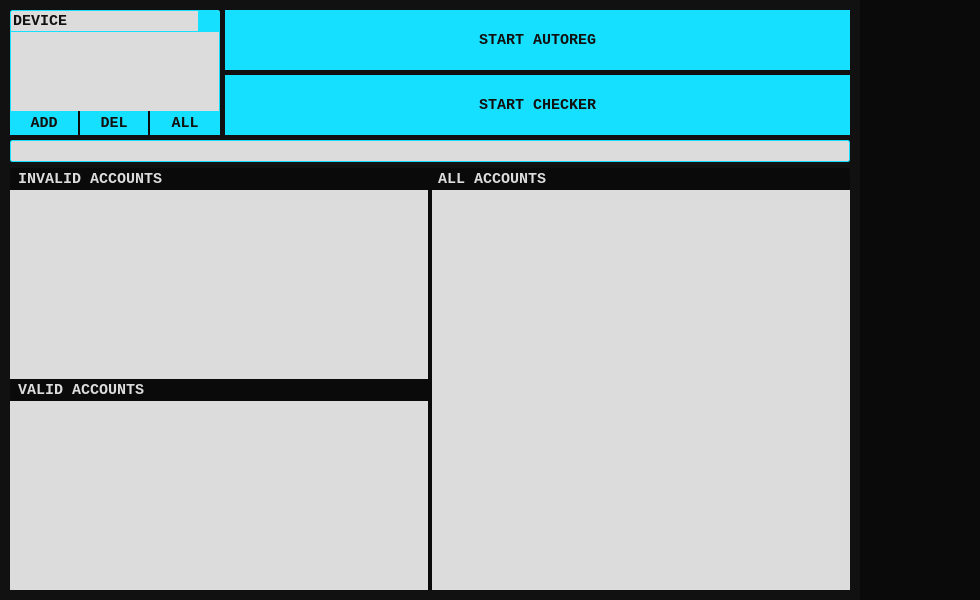
<?xml version="1.0" encoding="UTF-8"?>
<ui version="4.0">
 <class>MainWindow</class>
 <widget class="QMainWindow" name="MainWindow">
  <property name="geometry">
   <rect>
    <x>0</x>
    <y>0</y>
    <width>980</width>
    <height>600</height>
   </rect>
  </property>
  <property name="minimumSize">
   <size>
    <width>980</width>
    <height>600</height>
   </size>
  </property>
  <property name="maximumSize">
   <size>
    <width>980</width>
    <height>600</height>
   </size>
  </property>
  <property name="mouseTracking">
   <bool>false</bool>
  </property>
  <property name="windowTitle">
   <string>SpectralX</string>
  </property>
  <property name="windowIcon">
   <iconset>
    <normaloff>:/images/icons/account.png</normaloff>:/images/icons/account.png</iconset>
  </property>
  <property name="styleSheet">
   <string notr="true">* {
	font-family: Consolas;
	font-weight: bold;
	color: #dcdcdc;
	font-size: 15px;
}

QMainWindow, QWidget {
	background-color: #111111;
}

QPushButton {
    background-color: #16e0ff;
    color: #111111;
	border: none;
    outline: 0;
}

QPushButton:hover {
    background-color: #00b3b3;
}

QPushButton:pressed {
    background-color: #008080;
}

QSlider::groove:horizontal {
    border: none;
    height: 4px;
    background-color: #dcdcdc;
    border-radius: 2px;
}

QSlider::handle:horizontal {
    background-color: #16e0ff;
    border: none;
    width: 12px;
    height: 12px;
    margin: -4px 0;
    border-radius: 2px;
}

QSlider::sub-page:horizontal {
    background-color: #16e0ff;
    border: none;
    border-radius: 3px;
}

QCheckBox::indicator {
    width: 12px;
    height: 12px;
    background-color: #16E0FF;
}

QCheckBox::indicator:checked {
    background-color: #16E0FF;
    border: 1px solid #16E0FF;
}

QCheckBox::indicator:unchecked {
    background-color: #dcdcdc;
    border: 1px solid #16E0FF;
}

QTextEdit, QLineEdit {
	background-color: #dcdcdc;
	font-size: 18px;
	border: none;
	color: #111111;
}

QLineEdit {
	font-size: 15px;
}

QScrollBar:vertical {
    border: none;
    background: #dcdcdc;
    width: 15px;
    margin: 15px 0 15px 0;
}
    
QScrollBar::handle:vertical {
    background: #16e0ff;
    min-height: 20px;
}
    
QScrollBar::add-line:vertical,
QScrollBar::sub-line:vertical {
    background: #dcdcdc;
}
    
QScrollBar::add-page:vertical,
QScrollBar::sub-page:vertical {
	background: #dcdcdc;
}

QLineEdit:hover {
    border: 1px solid #16E0FF;
}

QLineEdit:focus {
    border: 1px solid #16E0FF;
    outline: none;
}

QProgressBar {
    border: 1px solid #16E0FF;
    border-radius: 2px;
    background-color: #dcdcdc;
	color: transparent;
}

QProgressBar::chunk {
    background-color: #16E0FF;
    border-radius: 2px;
}

QComboBox {
    border: 1px solid #16E0FF;
    border-top-right-radius: 2px;
	border-top-left-radius: 2px;
    padding: 2px;
    background-color: #dcdcdc;
    color: #111111;
}

QComboBox:hover {
    border: 1px solid #16E0FF;
}

QComboBox::drop-down {
    subcontrol-origin: padding;
    subcontrol-position: right;
    width: 20px;
    border-left: 1px solid #16E0FF;
    border-top-right-radius: 2px;
    background: #16E0FF;
}

QComboBox::down-arrow {
    image: url(:/images/icons/plus_16.png);
}

QComboBox QAbstractItemView {
    border: 1px solid #16E0FF;
    background-color: #dcdcdc;
    color: #111111;
	outline: 0;
}

QComboBox QListView::item:selected {
    background-color: #16E0FF;
    color: #111111;
}

QTabWidget::pane {
    border: none;
}

QTabBar::tab {
    background-color: #DCDCDC;
    color: #111111;
    padding: 2px 4px;
    border-bottom: 2px solid #16E0FF;
}

QTabBar::tab:selected {
    background-color: #16E0FF;
}

QTabBar::tab:!selected {
    margin-top: 2px;
}
</string>
  </property>
  <widget class="QWidget" name="centralwidget">
   <widget class="QWidget" name="sidebar" native="true">
    <property name="geometry">
     <rect>
      <x>860</x>
      <y>0</y>
      <width>120</width>
      <height>600</height>
     </rect>
    </property>
    <property name="minimumSize">
     <size>
      <width>120</width>
      <height>600</height>
     </size>
    </property>
    <property name="maximumSize">
     <size>
      <width>120</width>
      <height>600</height>
     </size>
    </property>
    <property name="styleSheet">
     <string notr="true">#sidebar {
	background-color: #0a0a0a;
}

#sidebar QLabel {
	background-position: center;
	background-repeat: no-repeat;
	background-origin: content;
	background-color: #0a0a0a;
}

#sidebar QLabel:hover {
	border-radius: 42px;
	background-color: #1a1a1a;
}
</string>
    </property>
    <layout class="QGridLayout" name="gridLayout">
     <item row="1" column="0">
      <widget class="QLabel" name="start_label">
       <property name="minimumSize">
        <size>
         <width>84</width>
         <height>84</height>
        </size>
       </property>
       <property name="maximumSize">
        <size>
         <width>84</width>
         <height>84</height>
        </size>
       </property>
       <property name="autoFillBackground">
        <bool>false</bool>
       </property>
       <property name="styleSheet">
        <string notr="true">background-image: url(:/images/icons/star_64.png);</string>
       </property>
       <property name="text">
        <string/>
       </property>
      </widget>
     </item>
     <item row="5" column="0">
      <widget class="QLabel" name="exit_label">
       <property name="minimumSize">
        <size>
         <width>84</width>
         <height>84</height>
        </size>
       </property>
       <property name="maximumSize">
        <size>
         <width>84</width>
         <height>84</height>
        </size>
       </property>
       <property name="autoFillBackground">
        <bool>false</bool>
       </property>
       <property name="styleSheet">
        <string notr="true">background-image: url(:/images/icons/block_64.png);</string>
       </property>
       <property name="text">
        <string/>
       </property>
      </widget>
     </item>
     <item row="3" column="0">
      <widget class="QLabel" name="settings_label">
       <property name="minimumSize">
        <size>
         <width>84</width>
         <height>84</height>
        </size>
       </property>
       <property name="maximumSize">
        <size>
         <width>84</width>
         <height>84</height>
        </size>
       </property>
       <property name="autoFillBackground">
        <bool>false</bool>
       </property>
       <property name="styleSheet">
        <string notr="true">background-image: url(:/images/icons/setting_64.png);</string>
       </property>
       <property name="text">
        <string/>
       </property>
      </widget>
     </item>
     <item row="2" column="0">
      <widget class="QLabel" name="logs_label">
       <property name="sizePolicy">
        <sizepolicy hsizetype="Preferred" vsizetype="Preferred">
         <horstretch>0</horstretch>
         <verstretch>0</verstretch>
        </sizepolicy>
       </property>
       <property name="minimumSize">
        <size>
         <width>84</width>
         <height>84</height>
        </size>
       </property>
       <property name="maximumSize">
        <size>
         <width>84</width>
         <height>84</height>
        </size>
       </property>
       <property name="autoFillBackground">
        <bool>false</bool>
       </property>
       <property name="styleSheet">
        <string notr="true">background-image: url(:/images/icons/file_64.png);</string>
       </property>
       <property name="text">
        <string/>
       </property>
      </widget>
     </item>
    </layout>
   </widget>
   <widget class="QWidget" name="window" native="true">
    <property name="geometry">
     <rect>
      <x>10</x>
      <y>10</y>
      <width>840</width>
      <height>580</height>
     </rect>
    </property>
    <property name="minimumSize">
     <size>
      <width>840</width>
      <height>580</height>
     </size>
    </property>
    <property name="maximumSize">
     <size>
      <width>840</width>
      <height>580</height>
     </size>
    </property>
    <property name="styleSheet">
     <string notr="true">#window QLabel {
	background-position: center;
	background-repeat: no-repeat;
	background-origin: content;
	background-color: #0a0a0a;
}

#window #all_accs_label, #inv_accs_label, #val_accs_label {
	padding-left: 4px;
}

#window #all_accs_textEdit, #inv_accs_textEdit, #val_accs_textEdit, #devices_textEdit {
	font-size: 15px;
}</string>
    </property>
    <widget class="QTextEdit" name="all_accs_textEdit">
     <property name="geometry">
      <rect>
       <x>420</x>
       <y>180</y>
       <width>420</width>
       <height>400</height>
      </rect>
     </property>
     <property name="cursor" stdset="0">
      <cursorShape>ArrowCursor</cursorShape>
     </property>
     <property name="styleSheet">
      <string notr="true"/>
     </property>
     <property name="readOnly">
      <bool>true</bool>
     </property>
    </widget>
    <widget class="QTextEdit" name="val_accs_textEdit">
     <property name="geometry">
      <rect>
       <x>0</x>
       <y>391</y>
       <width>420</width>
       <height>189</height>
      </rect>
     </property>
     <property name="cursor" stdset="0">
      <cursorShape>ArrowCursor</cursorShape>
     </property>
     <property name="styleSheet">
      <string notr="true"/>
     </property>
     <property name="readOnly">
      <bool>true</bool>
     </property>
    </widget>
    <widget class="QTextEdit" name="inv_accs_textEdit">
     <property name="geometry">
      <rect>
       <x>0</x>
       <y>180</y>
       <width>420</width>
       <height>189</height>
      </rect>
     </property>
     <property name="cursor" stdset="0">
      <cursorShape>ArrowCursor</cursorShape>
     </property>
     <property name="styleSheet">
      <string notr="true"/>
     </property>
     <property name="readOnly">
      <bool>true</bool>
     </property>
    </widget>
    <widget class="QLabel" name="inv_accs_label">
     <property name="geometry">
      <rect>
       <x>0</x>
       <y>158</y>
       <width>420</width>
       <height>22</height>
      </rect>
     </property>
     <property name="styleSheet">
      <string notr="true">border-top-left-radius: 2px;
</string>
     </property>
     <property name="text">
      <string>INVALID ACCOUNTS</string>
     </property>
    </widget>
    <widget class="QLabel" name="all_accs_label">
     <property name="geometry">
      <rect>
       <x>420</x>
       <y>158</y>
       <width>420</width>
       <height>22</height>
      </rect>
     </property>
     <property name="styleSheet">
      <string notr="true">border-top-right-radius: 2px;
</string>
     </property>
     <property name="text">
      <string>ALL ACCOUNTS</string>
     </property>
    </widget>
    <widget class="QLabel" name="val_accs_label">
     <property name="geometry">
      <rect>
       <x>0</x>
       <y>369</y>
       <width>420</width>
       <height>22</height>
      </rect>
     </property>
     <property name="styleSheet">
      <string notr="true"/>
     </property>
     <property name="text">
      <string>VALID ACCOUNTS</string>
     </property>
    </widget>
    <widget class="QLabel" name="copy_label1">
     <property name="geometry">
      <rect>
       <x>375</x>
       <y>161</y>
       <width>16</width>
       <height>16</height>
      </rect>
     </property>
     <property name="styleSheet">
      <string notr="true">background-image: url(:/images/icons/copy_16.png);</string>
     </property>
     <property name="text">
      <string/>
     </property>
    </widget>
    <widget class="QLabel" name="cut_label1">
     <property name="geometry">
      <rect>
       <x>400</x>
       <y>161</y>
       <width>16</width>
       <height>16</height>
      </rect>
     </property>
     <property name="styleSheet">
      <string notr="true">background-image: url(:/images/icons/cut_16.png);</string>
     </property>
     <property name="text">
      <string/>
     </property>
    </widget>
    <widget class="QLabel" name="copy_label2">
     <property name="geometry">
      <rect>
       <x>795</x>
       <y>161</y>
       <width>16</width>
       <height>16</height>
      </rect>
     </property>
     <property name="styleSheet">
      <string notr="true">background-image: url(:/images/icons/copy_16.png);</string>
     </property>
     <property name="text">
      <string/>
     </property>
    </widget>
    <widget class="QLabel" name="cut_label2">
     <property name="geometry">
      <rect>
       <x>820</x>
       <y>161</y>
       <width>16</width>
       <height>16</height>
      </rect>
     </property>
     <property name="styleSheet">
      <string notr="true">background-image: url(:/images/icons/cut_16.png);</string>
     </property>
     <property name="text">
      <string/>
     </property>
    </widget>
    <widget class="QLabel" name="cut_label3">
     <property name="geometry">
      <rect>
       <x>400</x>
       <y>372</y>
       <width>16</width>
       <height>16</height>
      </rect>
     </property>
     <property name="styleSheet">
      <string notr="true">background-image: url(:/images/icons/cut_16.png);</string>
     </property>
     <property name="text">
      <string/>
     </property>
    </widget>
    <widget class="QLabel" name="copy_label3">
     <property name="geometry">
      <rect>
       <x>375</x>
       <y>372</y>
       <width>16</width>
       <height>16</height>
      </rect>
     </property>
     <property name="styleSheet">
      <string notr="true">background-image: url(:/images/icons/copy_16.png);</string>
     </property>
     <property name="text">
      <string/>
     </property>
    </widget>
    <widget class="QLabel" name="devider">
     <property name="geometry">
      <rect>
       <x>418</x>
       <y>158</y>
       <width>4</width>
       <height>422</height>
      </rect>
     </property>
     <property name="text">
      <string/>
     </property>
    </widget>
    <widget class="QWidget" name="devices_window" native="true">
     <property name="geometry">
      <rect>
       <x>0</x>
       <y>0</y>
       <width>210</width>
       <height>125</height>
      </rect>
     </property>
     <property name="styleSheet">
      <string notr="true">#devices_window QLabel {
	background-color: #16e0ff;
}</string>
     </property>
     <widget class="QTextEdit" name="devices_textEdit">
      <property name="geometry">
       <rect>
        <x>0</x>
        <y>22</y>
        <width>210</width>
        <height>80</height>
       </rect>
      </property>
      <property name="cursor" stdset="0">
       <cursorShape>ArrowCursor</cursorShape>
      </property>
      <property name="styleSheet">
       <string notr="true"/>
      </property>
      <property name="readOnly">
       <bool>true</bool>
      </property>
     </widget>
     <widget class="QComboBox" name="comboBox">
      <property name="geometry">
       <rect>
        <x>0</x>
        <y>0</y>
        <width>210</width>
        <height>22</height>
       </rect>
      </property>
      <property name="styleSheet">
       <string notr="true"/>
      </property>
      <property name="placeholderText">
       <string>DEVICE</string>
      </property>
     </widget>
     <widget class="QPushButton" name="add_pushButton">
      <property name="geometry">
       <rect>
        <x>0</x>
        <y>101</y>
        <width>70</width>
        <height>24</height>
       </rect>
      </property>
      <property name="styleSheet">
       <string notr="true">border-right: 2px solid #0a0a0a;</string>
      </property>
      <property name="text">
       <string>ADD</string>
      </property>
     </widget>
     <widget class="QPushButton" name="del_pushButton">
      <property name="geometry">
       <rect>
        <x>70</x>
        <y>101</y>
        <width>70</width>
        <height>24</height>
       </rect>
      </property>
      <property name="styleSheet">
       <string notr="true">border-right: 2px solid #0a0a0a;</string>
      </property>
      <property name="text">
       <string>DEL</string>
      </property>
     </widget>
     <widget class="QPushButton" name="search_pushButton">
      <property name="geometry">
       <rect>
        <x>140</x>
        <y>101</y>
        <width>70</width>
        <height>24</height>
       </rect>
      </property>
      <property name="text">
       <string>ALL</string>
      </property>
     </widget>
     <widget class="QLabel" name="left_border">
      <property name="geometry">
       <rect>
        <x>0</x>
        <y>22</y>
        <width>1</width>
        <height>79</height>
       </rect>
      </property>
      <property name="styleSheet">
       <string notr="true"/>
      </property>
      <property name="text">
       <string/>
      </property>
     </widget>
     <widget class="QLabel" name="left_border_2">
      <property name="geometry">
       <rect>
        <x>209</x>
        <y>22</y>
        <width>1</width>
        <height>79</height>
       </rect>
      </property>
      <property name="styleSheet">
       <string notr="true"/>
      </property>
      <property name="text">
       <string/>
      </property>
     </widget>
    </widget>
    <widget class="QPushButton" name="start_autoreg">
     <property name="geometry">
      <rect>
       <x>215</x>
       <y>0</y>
       <width>625</width>
       <height>60</height>
      </rect>
     </property>
     <property name="styleSheet">
      <string notr="true"/>
     </property>
     <property name="text">
      <string>START AUTOREG</string>
     </property>
    </widget>
    <widget class="QPushButton" name="start_checker">
     <property name="geometry">
      <rect>
       <x>215</x>
       <y>65</y>
       <width>625</width>
       <height>60</height>
      </rect>
     </property>
     <property name="styleSheet">
      <string notr="true"/>
     </property>
     <property name="text">
      <string>START CHECKER</string>
     </property>
    </widget>
    <widget class="QProgressBar" name="process_progressBar">
     <property name="geometry">
      <rect>
       <x>0</x>
       <y>130</y>
       <width>840</width>
       <height>22</height>
      </rect>
     </property>
     <property name="value">
      <number>0</number>
     </property>
    </widget>
   </widget>
   <zorder>window</zorder>
   <zorder>sidebar</zorder>
  </widget>
 </widget>
 <layoutdefault spacing="0" margin="0"/>
 <resources>
  <include location="resources.qrc"/>
 </resources>
 <connections/>
 <designerdata>
  <property name="gridDeltaX">
   <number>2</number>
  </property>
  <property name="gridDeltaY">
   <number>2</number>
  </property>
  <property name="gridSnapX">
   <bool>true</bool>
  </property>
  <property name="gridSnapY">
   <bool>true</bool>
  </property>
  <property name="gridVisible">
   <bool>false</bool>
  </property>
 </designerdata>
</ui>
